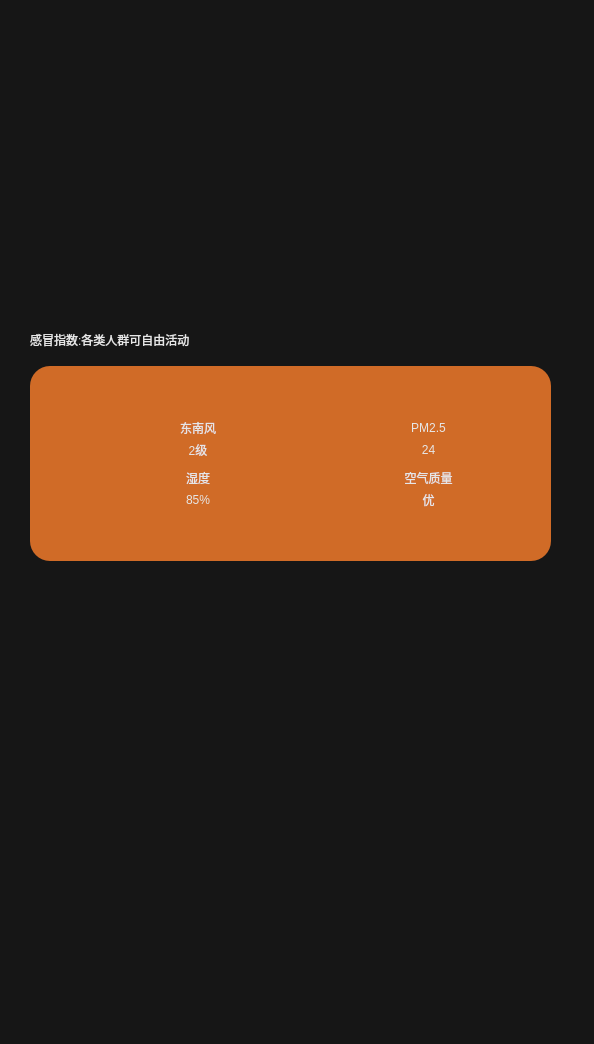
<?xml version="1.0" encoding="UTF-8"?>
<ui version="4.0">
 <class>Widget</class>
 <widget class="QWidget" name="Widget">
  <property name="geometry">
   <rect>
    <x>0</x>
    <y>0</y>
    <width>594</width>
    <height>1044</height>
   </rect>
  </property>
  <property name="windowTitle">
   <string>Widget</string>
  </property>
  <property name="styleSheet">
   <string notr="true">background-color: rgb(22, 22, 22);</string>
  </property>
  <widget class="QWidget" name="widget03" native="true">
   <property name="geometry">
    <rect>
     <x>30</x>
     <y>320</y>
     <width>521</width>
     <height>241</height>
    </rect>
   </property>
   <property name="styleSheet">
    <string notr="true">color:rgb(230,230,230);</string>
   </property>
   <layout class="QVBoxLayout" name="verticalLayout" stretch="2,3">
    <item>
     <widget class="QLabel" name="labelGaomao">
      <property name="text">
       <string>感冒指数:各类人群可自由活动</string>
      </property>
      <property name="textFormat">
       <enum>Qt::PlainText</enum>
      </property>
     </widget>
    </item>
    <item>
     <widget class="QWidget" name="widget0301" native="true">
      <property name="styleSheet">
       <string notr="true">background-color: rgb(208, 107, 39);
border-radius: 20px;</string>
      </property>
      <layout class="QGridLayout" name="gridLayout">
       <property name="leftMargin">
        <number>50</number>
       </property>
       <property name="topMargin">
        <number>50</number>
       </property>
       <property name="rightMargin">
        <number>50</number>
       </property>
       <property name="bottomMargin">
        <number>50</number>
       </property>
       <property name="horizontalSpacing">
        <number>40</number>
       </property>
       <property name="verticalSpacing">
        <number>5</number>
       </property>
       <item row="0" column="0">
        <layout class="QHBoxLayout" name="horizontalLayout">
         <property name="spacing">
          <number>0</number>
         </property>
         <item>
          <widget class="QLabel" name="labelFX">
           <property name="minimumSize">
            <size>
             <width>45</width>
             <height>45</height>
            </size>
           </property>
           <property name="maximumSize">
            <size>
             <width>35</width>
             <height>35</height>
            </size>
           </property>
           <property name="text">
            <string/>
           </property>
           <property name="pixmap">
            <pixmap resource="res.qrc">:/res/wind.png</pixmap>
           </property>
           <property name="scaledContents">
            <bool>true</bool>
           </property>
          </widget>
         </item>
         <item>
          <layout class="QVBoxLayout" name="verticalLayout_2">
           <property name="spacing">
            <number>0</number>
           </property>
           <item>
            <widget class="QLabel" name="labelFXType">
             <property name="text">
              <string>东南风</string>
             </property>
             <property name="alignment">
              <set>Qt::AlignCenter</set>
             </property>
            </widget>
           </item>
           <item>
            <widget class="QLabel" name="labelFXType_2">
             <property name="text">
              <string>2级</string>
             </property>
             <property name="alignment">
              <set>Qt::AlignCenter</set>
             </property>
            </widget>
           </item>
          </layout>
         </item>
        </layout>
       </item>
       <item row="0" column="1">
        <layout class="QHBoxLayout" name="horizontalLayout_3">
         <item>
          <widget class="QLabel" name="labelFX_3">
           <property name="minimumSize">
            <size>
             <width>45</width>
             <height>45</height>
            </size>
           </property>
           <property name="maximumSize">
            <size>
             <width>35</width>
             <height>35</height>
            </size>
           </property>
           <property name="text">
            <string/>
           </property>
           <property name="pixmap">
            <pixmap resource="res.qrc">:/res/pm25.png</pixmap>
           </property>
           <property name="scaledContents">
            <bool>true</bool>
           </property>
          </widget>
         </item>
         <item>
          <layout class="QVBoxLayout" name="verticalLayout_5">
           <item>
            <widget class="QLabel" name="labelPM25">
             <property name="text">
              <string>PM2.5</string>
             </property>
             <property name="alignment">
              <set>Qt::AlignCenter</set>
             </property>
            </widget>
           </item>
           <item>
            <widget class="QLabel" name="labelPM25Data">
             <property name="text">
              <string>24</string>
             </property>
             <property name="alignment">
              <set>Qt::AlignCenter</set>
             </property>
            </widget>
           </item>
          </layout>
         </item>
        </layout>
       </item>
       <item row="1" column="0">
        <layout class="QHBoxLayout" name="horizontalLayout_5">
         <item>
          <widget class="QLabel" name="labelFX_5">
           <property name="minimumSize">
            <size>
             <width>45</width>
             <height>45</height>
            </size>
           </property>
           <property name="maximumSize">
            <size>
             <width>35</width>
             <height>35</height>
            </size>
           </property>
           <property name="text">
            <string/>
           </property>
           <property name="pixmap">
            <pixmap resource="res.qrc">:/res/humidity.png</pixmap>
           </property>
           <property name="scaledContents">
            <bool>true</bool>
           </property>
          </widget>
         </item>
         <item>
          <layout class="QVBoxLayout" name="verticalLayout_8">
           <item>
            <widget class="QLabel" name="labelShidu">
             <property name="text">
              <string>湿度</string>
             </property>
             <property name="alignment">
              <set>Qt::AlignCenter</set>
             </property>
            </widget>
           </item>
           <item>
            <widget class="QLabel" name="labelShiduData">
             <property name="text">
              <string>85%</string>
             </property>
             <property name="alignment">
              <set>Qt::AlignCenter</set>
             </property>
            </widget>
           </item>
          </layout>
         </item>
        </layout>
       </item>
       <item row="1" column="1">
        <layout class="QHBoxLayout" name="horizontalLayout_4">
         <item>
          <widget class="QLabel" name="labelFX_4">
           <property name="minimumSize">
            <size>
             <width>45</width>
             <height>45</height>
            </size>
           </property>
           <property name="maximumSize">
            <size>
             <width>35</width>
             <height>35</height>
            </size>
           </property>
           <property name="text">
            <string/>
           </property>
           <property name="pixmap">
            <pixmap resource="res.qrc">:/res/airQi.png</pixmap>
           </property>
           <property name="scaledContents">
            <bool>true</bool>
           </property>
          </widget>
         </item>
         <item>
          <layout class="QVBoxLayout" name="verticalLayout_6">
           <item>
            <widget class="QLabel" name="labelair">
             <property name="text">
              <string>空气质量</string>
             </property>
             <property name="alignment">
              <set>Qt::AlignCenter</set>
             </property>
            </widget>
           </item>
           <item>
            <widget class="QLabel" name="labelairData">
             <property name="text">
              <string>优</string>
             </property>
             <property name="alignment">
              <set>Qt::AlignCenter</set>
             </property>
            </widget>
           </item>
          </layout>
         </item>
        </layout>
       </item>
      </layout>
     </widget>
    </item>
   </layout>
  </widget>
 </widget>
 <resources>
  <include location="res.qrc"/>
 </resources>
 <connections/>
</ui>
